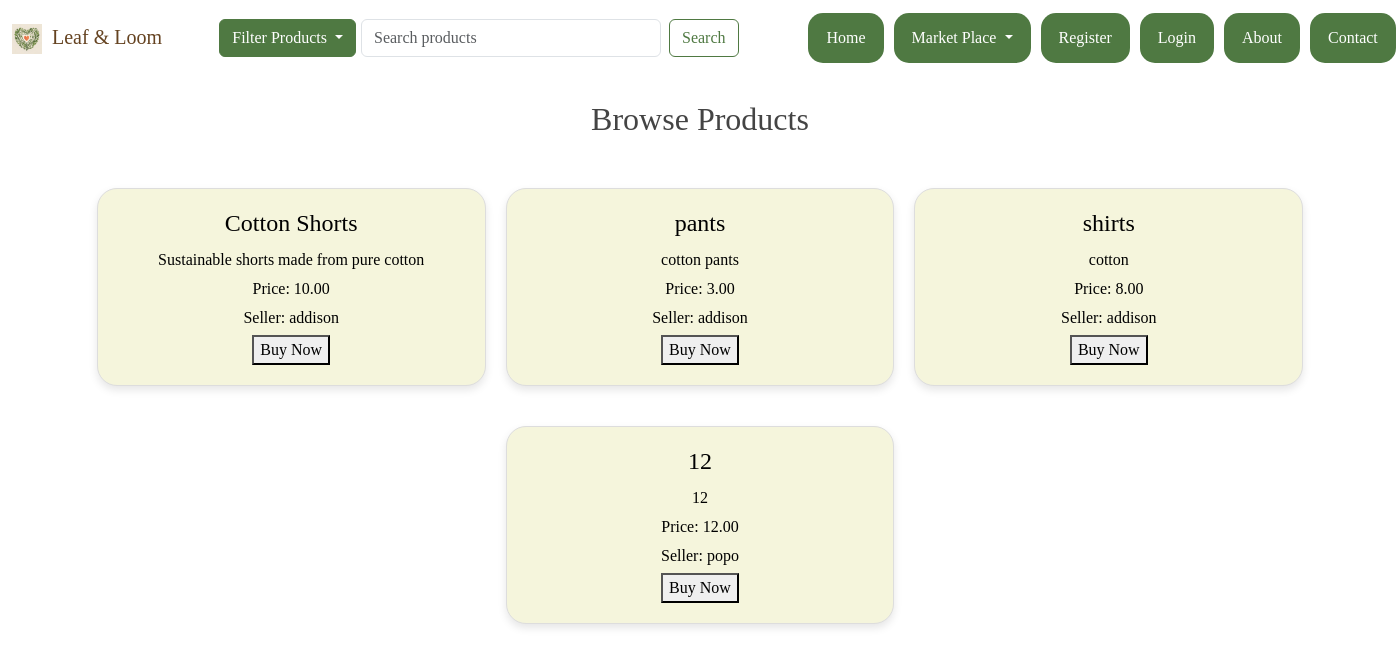
The app's page /browse/, older data.
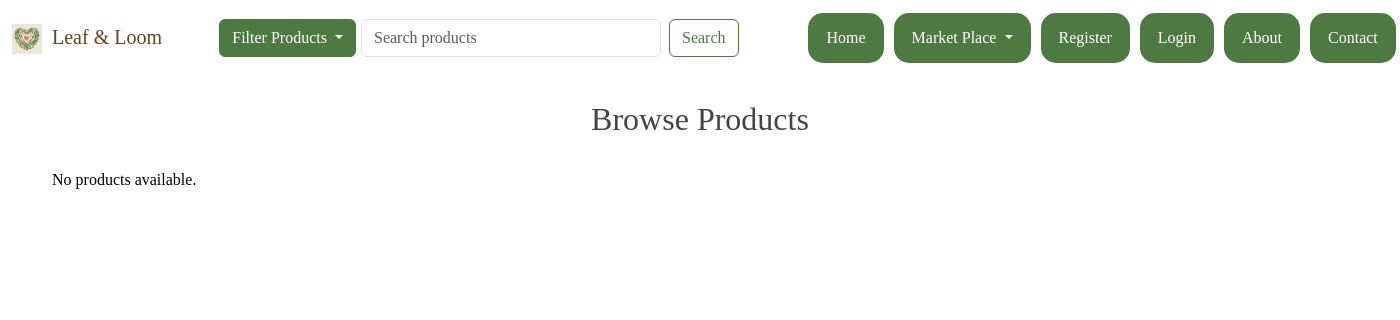
The same page, newer data.
### Leaf/models.py (models this page shows, shortened)
class Product(models.Model):
    seller = models.ForeignKey(Seller, on_delete=models.CASCADE)
    name = models.CharField(max_length=100)
    description = models.TextField()
    price = models.DecimalField(max_digits=10, decimal_places=2)
    eco_friendly = models.BooleanField(default=True)
    available = models.BooleanField(default=True)
    carbon_footprint = models.BooleanField(default=False)
    locally_made = models.BooleanField(default=False)
    recyclable = models.BooleanField(default=False)
    sustainable_packaging = models.BooleanField(default=False)

class Seller(models.Model):
    user = models.OneToOneField(User, on_delete=models.CASCADE)
    bio = models.TextField()
    location = models.CharField(max_length=100)

### Leaf/views.py (the view)
# urls.py: path('browse/', views.browse_products_view, name='browse_products'),
def browse_products_view(request):
    products = Product.objects.filter(available=True)
    products = Product.objects.all()# Ensure you're filtering by availability if needed
    return render(request, 'Leaf/browse_products.html', {'products': products})

### Leaf/templates/Leaf/browse_products.html (shortened to what this page needs)
{% extends 'Leaf/base.html' %}
{% block content %}
<!DOCTYPE html>
<html lang="en">
<head>
</head>
<body>
    <h1>Browse Products</h1>
    {% if products %}
        <div class="listholder">
        {% for product in products %}
            <lister>
                <h2>{{ product.name }}</h2>
                <p>{{ product.description }}</p>
                <p>Price: {{ product.price }}</p>
                <p>Seller: {{ product.seller.user.username }}</p>
            <button class="product-button" onclick="window.location.href='{% url 'checkout' product.id %}'">Buy Now</button>
            </lister>
        {% endfor %}
        </div>
    {% else %}
        <p>No products available.</p>
    {% endif %}
</body>
</html>
{% endblock %}

### Leaf/templates/Leaf/base.html (shortened to what this page needs)
<!DOCTYPE html>
<html lang="en">
<head>
    <link href="https://cdn.jsdelivr.net/npm/bootstrap@5.3.0-alpha1/dist/css/bootstrap.min.css" rel="stylesheet">
</head>
<body>
<nav class="navbar navbar-expand-lg d-flex align-items-center">
    <div class="container-fluid d-flex justify-content-between">
        <a class="navbar-brand" href="{% url 'home' %}">
            <img src="/media/products/logo.png" alt="Icon" class="navbar-icon">
            <span class="brand-text">Leaf & Loom</span></a>
        <div class="filter-dropdown">
            <div class="dropdown">
                <button class="btn btn-secondary dropdown-toggle" type="button" id="filterDropdown" data-bs-toggle="dropdown" aria-expanded="false">
                    Filter Products
                </button>
            </div>
        </div>
        <form class="d-flex search-bar" role="search" method="GET" action="{% url 'browse_products' %}">
            <input class="form-control me-2" type="search" placeholder="Search products" aria-label="Search" name="q">
            <button class="btn btn-custom-green" type="submit">Search</button>
        </form>
        <div class="collapse navbar-collapse" id="navbarNav">
            <ul class="navbar-nav">
                <li class="nav-item"><a class="nav-link" href="{% url 'home' %}">Home</a></li>
                <li class="nav-item dropdown">
                    <a class="nav-link dropdown-toggle" href="#" id="marketplaceDropdown" role="button" data-bs-toggle="dropdown" aria-expanded="false">
                        Market Place
                    </a>
                </li>
                <li class="nav-item"><a class="nav-link" href="{% url 'register' %}">Register</a></li>
                <li class="nav-item"><a class="nav-link" href="{% url 'login' %}">Login</a></li>
                 <li class="nav-item"><a class="nav-link" href="{% url 'about' %}">About</a></li>
                <li class="nav-item"><a class="nav-link" href="{% url 'contact' %}">Contact</a></li>
            </ul>
        </div>
    </div>
</nav>
<div class="container mt-4">
    {% block content %}{% endblock %}
</div>
</body>
</html>

### Leaf/templates/Leaf/base.html (style rules this page uses)
.navbar { color: white; }
.navbar-nav { margin-left: 10%; }
.form-control { width: 300px; }
.nav-item { padding: 5px 10px; background-color: #4F7942; border-radius: 15px; margin: 5px; }
.nav-link { color: white; }
.navbar-brand { color: #4F7942; }
.filter-dropdown { margin-right: 5px; margin-left: 3%; }
.btn.btn-secondary.dropdown-toggle { background-color: #4F7942; border-color: #4F7942; }
.navbar-icon { width: 30px; height: 30px; }
.brand-text { color: rgb(101, 67, 33); }
.navbar-icon { width: 30px; height: 30px; margin-right: 5px; }
.btn-custom-green { color: #4F7942; border-color: #4F7942; background-color: transparent; }

### Leaf/templates/Leaf/browse_products.html (style rules this page uses)
body { font-family: 'Patrician', serif; }
p { margin: 5px 0; color: black; }
h1 { text-align: center; font-size: 2rem; color: #444; margin-bottom: 30px; }

Row changes from the older to the newer data that the page shows:
removed Product: name "Cotton Shorts", description "Sustainable shorts made from pure cotton", price "10.00", seller.user.username "addison"
removed Product: name "pants", description "cotton pants", price "3.00", seller.user.username "addison"
removed Product: name "shirts", description "cotton", price "8.00", seller.user.username "addison"
removed Product: name "12", description "12", price "12.00", seller.user.username "popo"
Text that changed along with them:
text now shown: "No products available."
